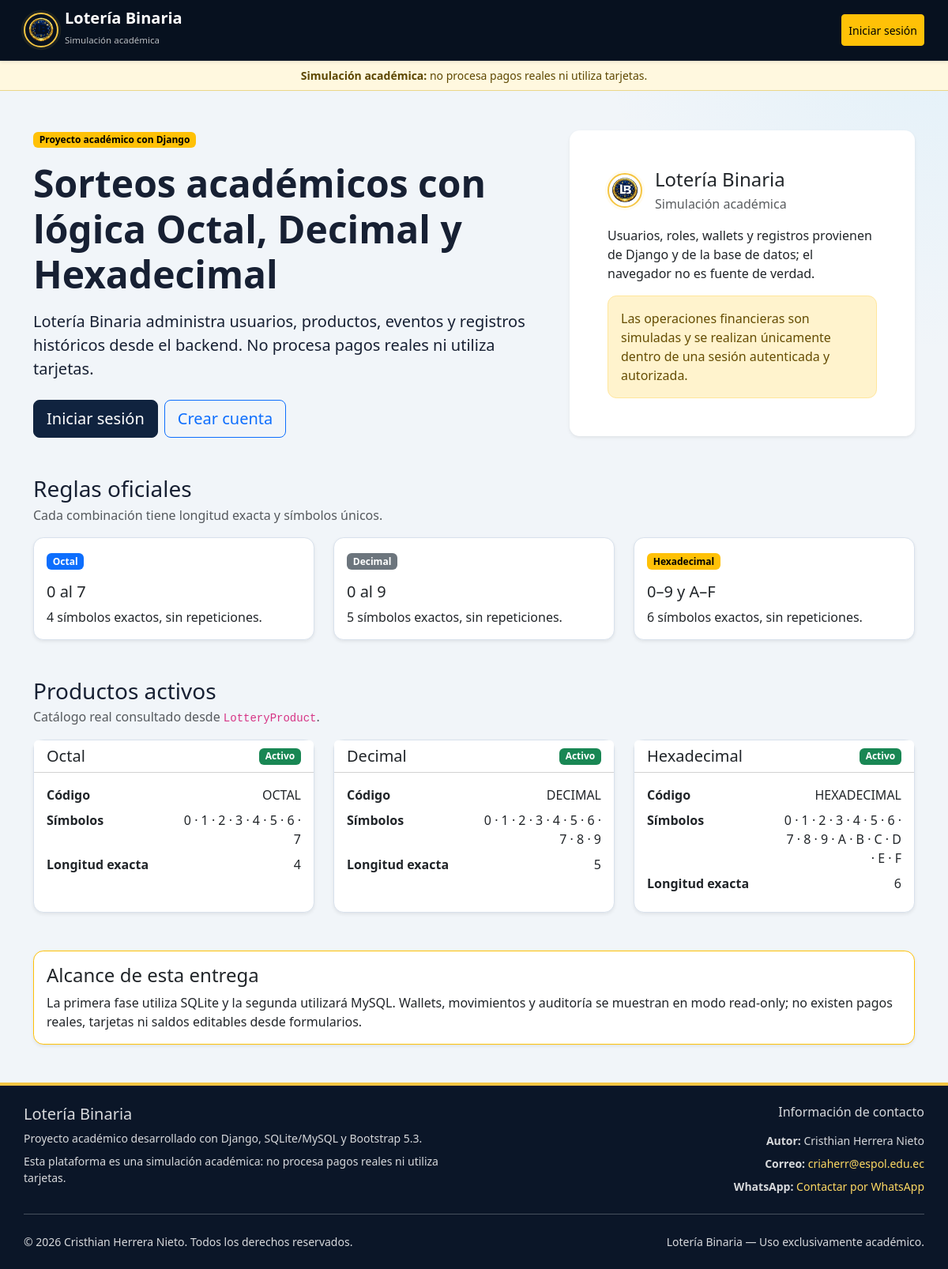
The page / on the database its author committed.
### apps/lottery/models.py (models this page shows, shortened)
class LotteryProduct(models.Model):
    class Kind(models.TextChoices):
        OFFICIAL = "OFFICIAL", "Oficial"
        CUSTOM = "CUSTOM", "Personalizado"
    class Code(models.TextChoices):
        OCTAL = "OCTAL", "Octal"
        DECIMAL = "DECIMAL", "Decimal"
        HEXADECIMAL = "HEXADECIMAL", "Hexadecimal"
    CODE_VALIDATOR = RegexValidator(
        regex=r"^[A-Z0-9_]+$",
        message=(
            "El código solo puede contener letras, números y guion bajo."
        ),
    )
    COLOR_VALIDATOR = RegexValidator(
        regex=r"^#[0-9A-Fa-f]{6}$",
        message=(
            "Ingrese un color hexadecimal válido, por ejemplo #0D6EFD."
        ),
    )
    IMMUTABLE_WITH_EVENTS_FIELDS = (
        "kind",
        "code",
        "allowed_symbols",
        "selection_count",
    )
    PRODUCT_RULES = {
        Code.OCTAL: {
            "allowed_symbols": "01234567",
            "selection_count": 4,
        },
        Code.DECIMAL: {
            "allowed_symbols": "0123456789",
            "selection_count": 5,
        },
        Code.HEXADECIMAL: {
            "allowed_symbols": "0123456789ABCDEF",
            "selection_count": 6,
        },
    }
    id = models.BigAutoField(primary_key=True)
    kind = models.CharField(
        "tipo de configuración",
        max_length=12,
        choices=Kind.choices,
        default=Kind.OFFICIAL,
        db_index=True,
    )
    code = models.CharField(
        "código",
        max_length=20,
        unique=True,
        validators=[CODE_VALIDATOR],
    )
    name = models.CharField("nombre", max_length=80)
    allowed_symbols = models.CharField(
        "símbolos permitidos",
        max_length=95,
    )
    selection_count = models.PositiveSmallIntegerField(
        "cantidad de posiciones",
    )
    is_active = models.BooleanField("activo", default=True, db_index=True)
    accent_color = models.CharField(
        "color identificador",
        max_length=7,
        default="#FD7E14",
        validators=[COLOR_VALIDATOR],
        help_text=(
            "Color hexadecimal usado en bordes y símbolos, por ejemplo #0D6EFD."
        ),
    )
    created_at = models.DateTimeField("creado", auto_now_add=True)
    updated_at = models.DateTimeField("actualizado", auto_now=True)
    objects = LotteryProductQuerySet.as_manager()
    class Meta:
        ordering = ("id",)
        constraints = [
            models.CheckConstraint(
                condition=Q(selection_count__gte=2, selection_count__lte=8),
                name="lot_prod_selection_2_8",
            ),
            models.CheckConstraint(
                condition=(
                    Q(
                        kind="OFFICIAL",
                        code="OCTAL",
                        allowed_symbols="01234567",
                        selection_count=4,
                    )
                    | Q(
                        kind="OFFICIAL",
                        code="DECIMAL",
                        allowed_symbols="0123456789",
                        selection_count=5,
                    )
                    | Q(
                        kind="OFFICIAL",
                        code="HEXADECIMAL",
                        allowed_symbols="0123456789ABCDEF",
                        selection_count=6,
                    )
                    | (
                        Q(kind="CUSTOM")
                        & ~Q(code__in=("OCTAL", "DECIMAL", "HEXADECIMAL"))
                    )
                ),
                name="lot_prod_valid_config",
            ),
        ]
        verbose_name = "producto de lotería"
        verbose_name_plural = "productos de lotería"
    @property
    def symbol_tokens(self) -> tuple[str, ...]:
        if self.kind == self.Kind.OFFICIAL:
            return tuple((self.allowed_symbols or "").strip().upper())
        return _split_symbol_storage(self.allowed_symbols)
    @property
    def symbol_universe_display(self) -> str:
        return " · ".join(self.symbol_tokens)

### apps/core/views.py (the view)
# urls.py: path("", views.home, name="home"),
def home(request):
    dashboard_url = None
    if request.user.is_authenticated:
        active_mode = get_valid_active_mode(request)
        if active_mode:
            dashboard_url = reverse(DASHBOARD_URL_NAMES[active_mode])
        else:
            dashboard_url = reverse("accounts:choose_mode")
    products = LotteryProduct.objects.filter(is_active=True).order_by("id")
    return render(
        request,
        "core/home.html",
        {
            "dashboard_url": dashboard_url,
            "products": products,
        },
    )

### templates/core/home.html (shortened to what this page needs)
{% extends "base.html" %}
{% load static %}
{% block content %}
    {% url "accounts:login" as login_url %}
    {% url "accounts:register" as register_url %}
    <section class="row align-items-center g-4 g-xl-5 mb-5" aria-labelledby="home-title">
        <div class="col-12 col-lg-7">
            <span class="badge text-bg-warning mb-3">
                Proyecto académico con Django
            </span>
            <h1 id="home-title" class="display-5 fw-bold mb-3">
                Sorteos académicos con lógica Octal, Decimal y Hexadecimal
            </h1>
            <p class="lead mb-4">
                Lotería Binaria administra usuarios, productos, eventos y registros
                históricos desde el backend. No procesa pagos reales ni utiliza tarjetas.
            </p>
            <div class="d-flex flex-column flex-sm-row gap-2">
                {% if request.user.is_authenticated %}
                    {% if dashboard_url %}
                        <a class="btn btn-primary btn-lg" href="{{ dashboard_url }}">
                            Ir a mi panel
                        </a>
                    {% endif %}
                {% else %}
                    <a class="btn btn-primary btn-lg" href="{{ login_url }}">
                        Iniciar sesión
                    </a>
                    <a class="btn btn-outline-primary btn-lg" href="{{ register_url }}">
                        Crear cuenta
                    </a>
                {% endif %}
            </div>
        </div>
        <div class="col-12 col-lg-5">
            <div class="card shadow-sm border-0">
                <div class="card-body p-4 p-xl-5">
                    <div class="d-flex align-items-center gap-3 mb-3">
                        <img
                            class="brand-logo-image"
                            src="{% static 'img/logo-placeholder.png' %}"
                            alt=""
                            width="64"
                            height="64"
                        >
                        <div>
                            <h2 class="h4 mb-1">Lotería Binaria</h2>
                            <p class="text-body-secondary mb-0">Simulación académica</p>
                        </div>
                    </div>
                    <p>
                        Usuarios, roles, wallets y registros provienen de Django y de
                        la base de datos; el navegador no es fuente de verdad.
                    </p>
                    <div class="alert alert-warning mb-0" role="note">
                        Las operaciones financieras son simuladas y se realizan únicamente
                        dentro de una sesión autenticada y autorizada.
                    </div>
                </div>
            </div>
        </div>
    </section>
    <section class="mb-5" aria-labelledby="lottery-rules-title">
        <div class="mb-3">
            <h2 id="lottery-rules-title" class="h3 mb-1">Reglas oficiales</h2>
            <p class="text-body-secondary mb-0">
                Cada combinación tiene longitud exacta y símbolos únicos.
            </p>
        </div>
        <div class="row g-4">
            <div class="col-12 col-md-6 col-xl-4">
                <article class="card h-100 shadow-sm">
                    <div class="card-body">
                        <span class="badge text-bg-primary mb-3">Octal</span>
                        <h3 class="h5">0 al 7</h3>
                        <p class="mb-0">4 símbolos exactos, sin repeticiones.</p>
                    </div>
                </article>
            </div>
            <div class="col-12 col-md-6 col-xl-4">
                <article class="card h-100 shadow-sm">
                    <div class="card-body">
                        <span class="badge text-bg-secondary mb-3">Decimal</span>
                        <h3 class="h5">0 al 9</h3>
                        <p class="mb-0">5 símbolos exactos, sin repeticiones.</p>
                    </div>
                </article>
            </div>
            <div class="col-12 col-md-6 col-xl-4">
                <article class="card h-100 shadow-sm">
                    <div class="card-body">
                        <span class="badge text-bg-warning mb-3">Hexadecimal</span>
                        <h3 class="h5">0–9 y A–F</h3>
                        <p class="mb-0">6 símbolos exactos, sin repeticiones.</p>
                    </div>
                </article>
            </div>
        </div>
    </section>
    <section class="mb-5" aria-labelledby="active-products-title">
        <div class="mb-3">
            <h2 id="active-products-title" class="h3 mb-1">Productos activos</h2>
            <p class="text-body-secondary mb-0">
                Catálogo real consultado desde <code>LotteryProduct</code>.
            </p>
        </div>
        {% if products %}
            <div class="row g-4">
                {% for product in products %}
                    <div class="col-12 col-md-6 col-xl-4">
                        <article class="card h-100 shadow-sm">
                            <div class="card-header d-flex justify-content-between align-items-center gap-2">
                                <h3 class="h5 mb-0">{{ product.name }}</h3>
                                <span class="badge text-bg-success">Activo</span>
                            </div>
                            <div class="card-body">
                                <dl class="row mb-0">
                                    <dt class="col-6">Código</dt>
                                    <dd class="col-6 text-end">{{ product.code }}</dd>
                                    <dt class="col-6">Símbolos</dt>
                                    <dd class="col-6 text-end">{{ product.symbol_universe_display }}</dd>
                                    <dt class="col-7">Longitud exacta</dt>
                                    <dd class="col-5 text-end">{{ product.selection_count }}</dd>
                                </dl>
                            </div>
                        </article>
                    </div>
                {% endfor %}
            </div>
        {% endif %}
    </section>
    <section aria-labelledby="academic-scope-title">
        <div class="card border-warning shadow-sm">
            <div class="card-body">
                <h2 id="academic-scope-title" class="h4">Alcance de esta entrega</h2>
                <p class="mb-0">
                    La primera fase utiliza SQLite y la segunda utilizará MySQL.
                    Wallets, movimientos y auditoría se muestran en modo read-only;
                    no existen pagos reales, tarjetas ni saldos editables desde formularios.
                </p>
            </div>
        </div>
    </section>
{% endblock %}

### rows shown on the page
LotteryProduct: name "Octal", code "OCTAL", symbol_universe_display "0 · 1 · 2 · 3 · 4 · 5 · 6 · 7", selection_count "4"
LotteryProduct: name "Decimal", code "DECIMAL", symbol_universe_display "0 · 1 · 2 · 3 · 4 · 5 · 6 · 7 · 8 · 9", selection_count "5"
LotteryProduct: name "Hexadecimal", code "HEXADECIMAL", symbol_universe_display "0 · 1 · 2 · 3 · 4 · 5 · 6 · 7 · 8 · 9 · A · B · C · D · E · F", selection_count "6"
